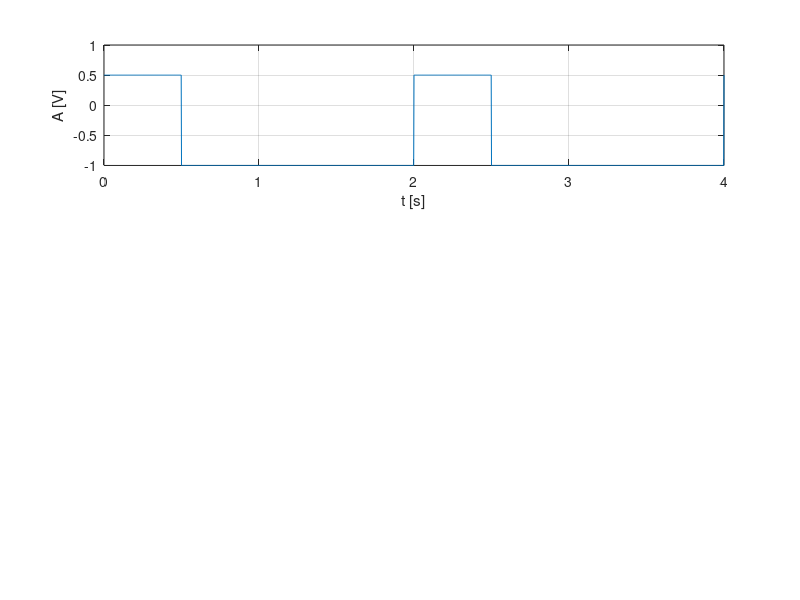

The MATLAB script that drew this image:
%2 ms
t=0:0.002:4;%sunt afisate 2 perioade
f=0.5;
y=2*pi*f;
duty=25;
nivel=0.25;
procent=0.75;
s=(procent*square(y*t,duty))-nivel;
subplot(3,1,1)
plot(t,s),grid,xlabel('t [s]'),ylabel('A [V]')
%procent - cat % din amplitudine sa fie afisat
